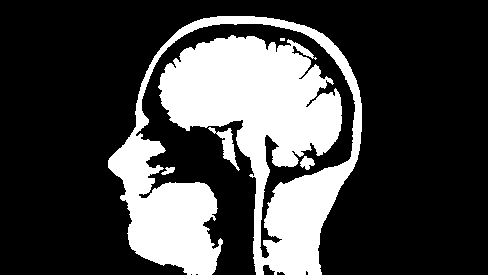
#> input picture morph.png, 488 x 275 px
$ python boundary.py
#> lines starting #> are read from the running program, lines starting #| are printed output that depends on the picture; after the words box and inside, x2 and y2 are one past the last pixel; in counts of white or black regions, pixels touching at a corner belong together
import cv2
import numpy as np
image = cv2.imread('morph.png', cv2.IMREAD_GRAYSCALE)
#> image: shape (275, 488); 26.7% white; 5 white regions (1 under 20 px), largest, box (x1, y1, x2, y2) and area: (108, 16, 362, 275) 35157, (208, 127, 240, 171) 409, (300, 156, 315, 170) 128, (161, 167, 175, 175) 66
structuring_element = np.ones((3, 3), np.uint8)
def erode(img, kernel):
    output = np.zeros_like(img)
    for i in range(1, img.shape[0] - 1):
        for j in range(1, img.shape[1] - 1):
            neighborhood = img[i - 1:i + 2, j - 1:j + 2]
            result = np.logical_and(neighborhood, kernel)
            if np.all(result):
                output[i, j] = 255
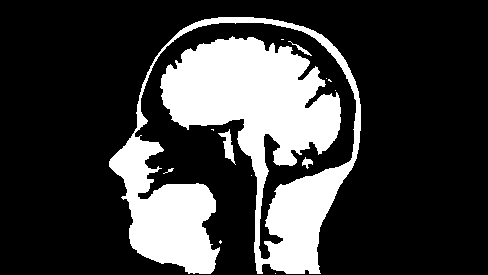
#> output: shape (275, 488); 23.7% white; 13 white regions (8 under 20 px), largest, box (x1, y1, x2, y2) and area: (109, 17, 361, 274) 31355, (218, 129, 236, 165) 237, (302, 157, 313, 169) 66, (288, 41, 312, 56) 62, (163, 168, 174, 174) 22
    return output
eroded_image = erode(image, structuring_element)
boundary = cv2.subtract(image, eroded_image)
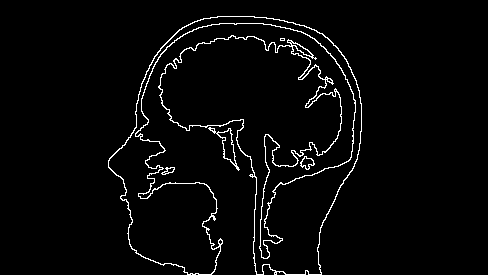
#> boundary: shape (275, 488); 3% white in thin lines or dots, all inside (x1, y1, x2, y2) = (108, 16, 362, 275)
cv2.imshow('Original Image', image)
cv2.imshow('Boundary Extracted Image', boundary)
cv2.waitKey(0)
cv2.destroyAllWindows()
